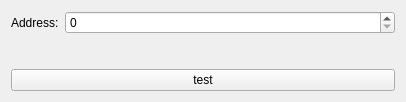
<?xml version="1.0" encoding="UTF-8"?>
<ui version="4.0">
 <class>B590_imitator</class>
 <widget class="QWidget" name="B590_imitator">
  <property name="geometry">
   <rect>
    <x>0</x>
    <y>0</y>
    <width>406</width>
    <height>102</height>
   </rect>
  </property>
  <property name="windowTitle">
   <string>Dialog</string>
  </property>
  <layout class="QVBoxLayout" name="verticalLayout">
   <item>
    <layout class="QHBoxLayout" name="horizontalLayout_2">
     <item>
      <widget class="QLabel" name="label">
       <property name="sizePolicy">
        <sizepolicy hsizetype="Fixed" vsizetype="Preferred">
         <horstretch>0</horstretch>
         <verstretch>0</verstretch>
        </sizepolicy>
       </property>
       <property name="text">
        <string>Address:</string>
       </property>
      </widget>
     </item>
     <item>
      <widget class="QSpinBox" name="sb_addr"/>
     </item>
    </layout>
   </item>
   <item>
    <widget class="SerialBox5" name="serial_widget" native="true"/>
   </item>
   <item>
    <widget class="QPushButton" name="btn_test">
     <property name="text">
      <string>test</string>
     </property>
    </widget>
   </item>
  </layout>
 </widget>
 <customwidgets>
  <customwidget>
   <class>SerialBox5</class>
   <extends>QWidget</extends>
   <header>serialbox5.hpp</header>
   <container>1</container>
  </customwidget>
 </customwidgets>
 <resources/>
 <connections/>
</ui>
